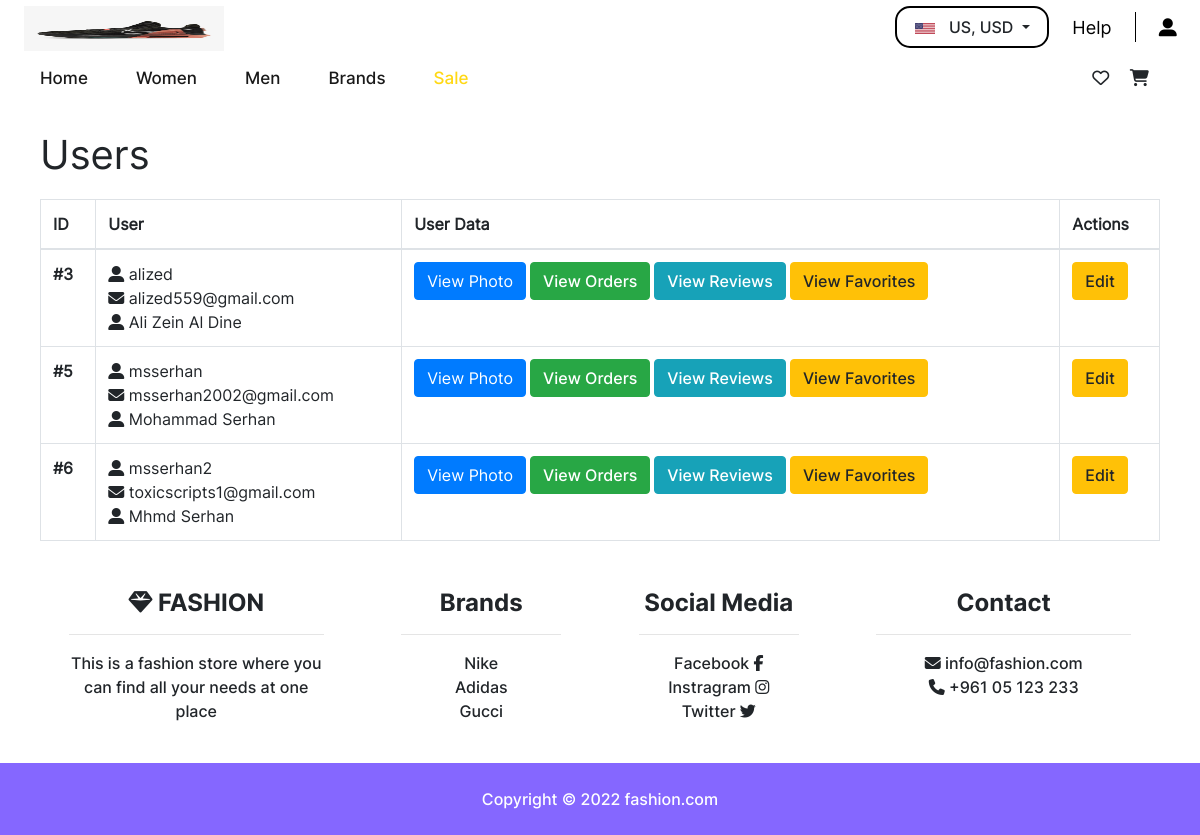
Before: /manageAllUsers.php with the older database file.
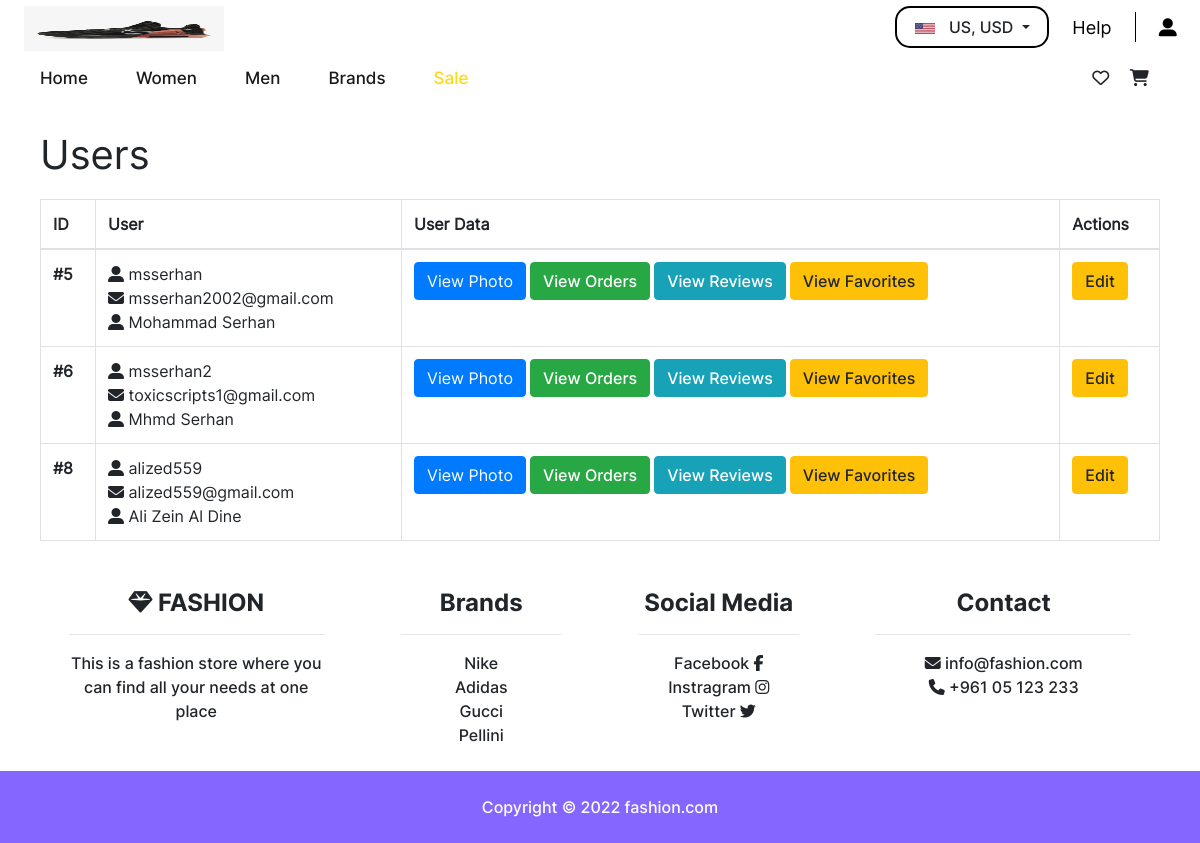
After: the same page with the newer database file.
### tables this page shows
CREATE TABLE `users` (
  `user_id` int(11) NOT NULL,
  `username` varchar(100) NOT NULL,
  `fullname` varchar(100) NOT NULL,
  `email` varchar(100) NOT NULL,
  `password` varchar(100) NOT NULL,
  `type` varchar(100) NOT NULL DEFAULT 'user'
);

CREATE TABLE `brands` (
  `brand_id` int(11) NOT NULL,
  `name` varchar(255) NOT NULL,
  `link` text NOT NULL,
  `local` int(11) NOT NULL,
  `display_navbar` int(11) NOT NULL,
  `display_footer` int(11) NOT NULL
);

### manageAllUsers.php (the view, shortened to what the changed rows need)
<!DOCTYPE html>
<html lang="en">
<head>
    <link href="css/manageAllUsers.css" rel="stylesheet" media="screen">
    <?php include 'header.php' ?>
</head>
<body>
    <div class="container-fluid">
        <h1>Users</h1>
        <table class="table table-bordered">
            <thead>
                <tr>
                    <th scope="col">ID</th>
                    <th scope="col">User</th>
                    <th scope="col">User Data</th>
                    <th scope="col">Actions</th>
                </tr>
            </thead>
            <tbody>
                <?php
                    $sql = "SELECT * FROM users";
                    $result = mysqli_query($db, $sql);
                    if($result){
                        if(mysqli_num_rows($result) > 0){
                          while($row = mysqli_fetch_assoc($result)){
                                $user_id = $row['user_id'];
                                $username = $row['username'];
                                $fullname = $row['fullname'];
                                $email = $row['email'];
                                echo "<tr><th scope='row'>#$user_id</th>";
                                echo "<td><i class='fa fa-user-alt'></i> $username<br>";
                                echo "<i class='fa fa-envelope'></i> $email<br>";
                                echo "<i class='fa fa-user-alt'></i> $fullname<br></td>";
                                echo "<td>";
                                echo "<button class='btn btn-primary' data-toggle='modal' data-target='#photo$user_id'>View Photo</button>";
                                echo "<a href='showAllOrders.php?id=$user_id' class='btn btn-success ml-1'>View Orders</a>";
                                echo "<a href='showAllReviews.php?id=$user_id' class='btn btn-info ml-1'>View Reviews</a>";
                                echo "<a href='showAllFavorites.php?id=$user_id' class='btn btn-warning ml-1'>View Favorites</a>";
                                echo "</td>";
                                echo "<td><a href='editUser.php?id=$user_id'><button class='btn btn-warning'>Edit</button></a></td></tr>";
                          }
                        }
                    }
                ?>
            </tbody>
        </table>
    </div>
    <?php include 'footer.php' ?>
</body>
</html>

### footer.php (shortened to what the changed rows need)
<?php
if(isset($sticky) && $sticky){
    echo "<footer class='text-center fixed-bottom text-lg-start bg-white'>";
}else {
    echo "<footer class='text-center text-lg-start bg-white'>";
}
?>
<div class="container text-center text-md-start mt-5">
    <div class="row mt-3">
        <div class="col-md-2 col-lg-2 col-xl-2 mx-auto mb-4">
            <h6 class="footer-head">Brands</h6>
            <hr>
            <?php
                include 'includes/config.php';
                $sql = "SELECT name,link FROM brands WHERE display_footer='1'";
                $result = mysqli_query($db, $sql);
                if($result){
                    if(mysqli_num_rows($result) > 0){
                        $totalSize = mysqli_num_rows($result);
                        $currentIndex = 0;
                        while($row = mysqli_fetch_assoc($result)){
                            $footername = $row["name"];
                            $footerlink = $row["link"];
                            echo "<a href='$footerlink' target='_blank' rel='noopener noreferrer' class='text-reset'>$footername</a>";
                            $currentIndex++;
                            if($currentIndex != $totalSize){
                                echo '<br>';
                            }
                        }
                    }else {
                    }
                }
            ?>
        </div>
    </div>
</div>
</footer>

Changed rows visible on the page:
removed users: user_id "3", username "alized", email "alized559@gmail.com", fullname "Ali Zein Al Dine"
added users: user_id "8", username "alized559", email "alized559@gmail.com", fullname "Ali Zein Al Dine"
added brands: name "Pellini"
